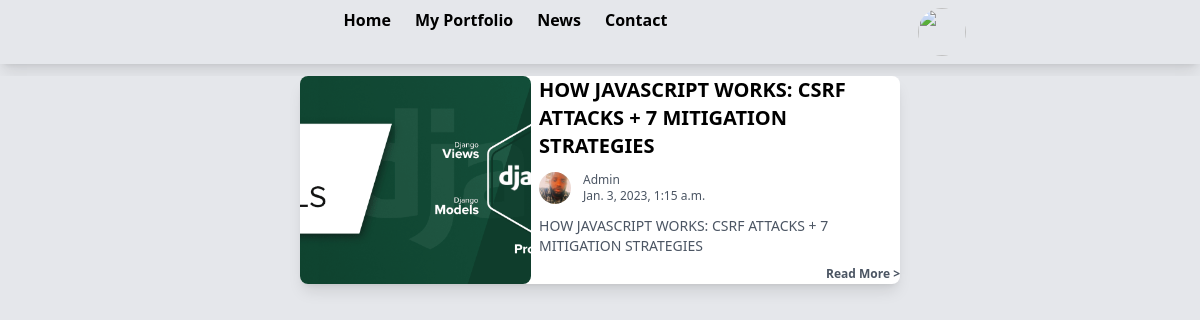
Screenshot of /home/ (signed in) with the database file from the repository.
### blog/models.py (models this page shows, shortened)
class Post(models.Model):
    title=models.CharField(max_length=200)
    body=tinymce_models.HTMLField()
    author=models.ForeignKey(settings.AUTH_USER_MODEL, on_delete=models.CASCADE,null=True,db_constraint=False)
    slug=models.SlugField(max_length= 200,unique=True)
    updated=models.DateTimeField(auto_now=True)
    images=models.ImageField(upload_to='upload')
    author_profile=models.ForeignKey(UserProfile,on_delete=models.CASCADE,null=True ,db_constraint=False)
    likes=models.ManyToManyField(settings.AUTH_USER_MODEL,related_name="like",default=None ,blank=True)
    like_count=models.BigIntegerField(default="0")
    date_published=models.DateTimeField(default=timezone.now)
    tag=TaggableManager()
    class Meta:
        ordering=["-date_published"]
        indexes=[
            models.Index(fields=['-date_published','slug'])
        ]

### CustomProfile/models.py (models this page shows, shortened)
class UserProfile(models.Model):
    users=models.OneToOneField(settings.AUTH_USER_MODEL, on_delete=models.CASCADE, db_constraint=False,primary_key=True)
    image=models.ImageField(upload_to='upload',default="upload/user.png")
    bio=models.TextField(blank=True)
    date_register=models.DateField(default=timezone.now)
    class Meta:
        ordering=["-date_register"]

### customusers/models.py (models this page shows)
class Users(AbstractUser):
    pass

### blog/views.py (the view)
# urls.py: path("home/",PostListView.as_view(),name="home"),
class PostListView(UserProfileViewMixin,ListView):
    model=Post
    template_name="home.html"
    context_object_name="Posts"
    def get_queryset(self):
        return super().get_queryset()\
      .select_related('author','author_profile').all()

### blog/mixin.py (called while the page is built)
    def get_context_data(self, **kwargs):
        if self.request.user.is_authenticated:
            context=super().get_context_data(**kwargs)
            context["userprofile"]=UserProfile.objects.filter(users=self.request.user).first()
            return context
        else:
            return super().get_context_data(**kwargs)

### templates/home.html
{% extends "base.html" %}
{% load static %}
{% block content %}
<div class="wrapper bg-gray-200">
    {% for post in Posts %}
    <div class="flex justify-center item-center">
        <div class="w-1/2 bg-white flex justify-start item-start gap-2 shadow-lg shadow-red mb-2 rounded-lg">
            <div class="h-52 w-64">
                <img src="{{ post.images.url }}" alt="" class="h-52 w-64 object-cover rounded-lg">
            </div>
            <div class="relative w-2/3">
                <h1 class="text-black text-left font-bold text-xl break-words">{{post.title|upper}}</h1>
                <div class="flex justify-start item-center gap-3 mt-3 mb-3 ">
                    <div>
                        <img src="{{ post.author_profile.image.url }}" alt="" class="object-cover w-8 h-8 rounded-full">
                    </div>
                    <div class="flex flex-col justify-around item-center">
                        <p class="text-xs text-gray-600"> {{post.author | title}}</p>
                        <p class="text-xs text-gray-600">{{post.date_published}}</p>
                    </div>
                </div>
                <h1 class="text-gray-600 text-left font-900 text-sm">{{post.title|upper}}</h1>
                <div class="absolute bottom-0 right-0 ">
                    <a class="text-xs font-400 text-gray-600 hover:text-green-600 cursor-pointer font-bold"
                        href="{% url 'details' post.slug %}">Read More <span> > </span></a>
                </div>
            </div>
        </div>
    </div>
    {% endfor %}
</div>
{% endblock content %}

### static/css/base.css (style rules this page uses)
* { box-sizing: border-box; margin: 0; padding: 0; }
.wrapper { height: 100%; }

### rows the page displays
Post: images (picture), title "HOW JAVASCRIPT WORKS: CSRF ATTACKS + 7 MITIGATION STRATEGIES", author_profile.image (picture), author "Admin", date_published "Jan. 3, 2023, 1:15 a.m."
